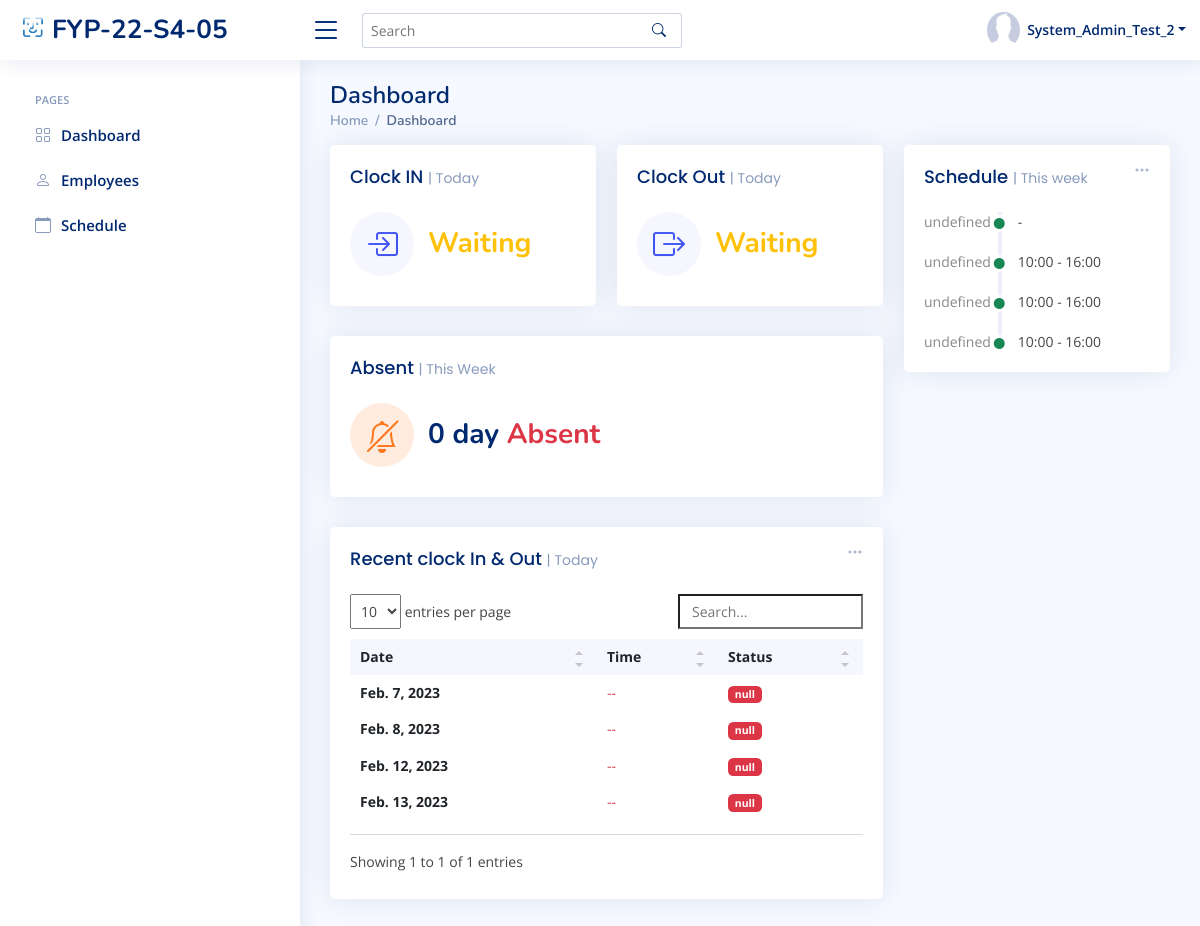
The page /HR/home/ (signed in) on the database as committed earlier.
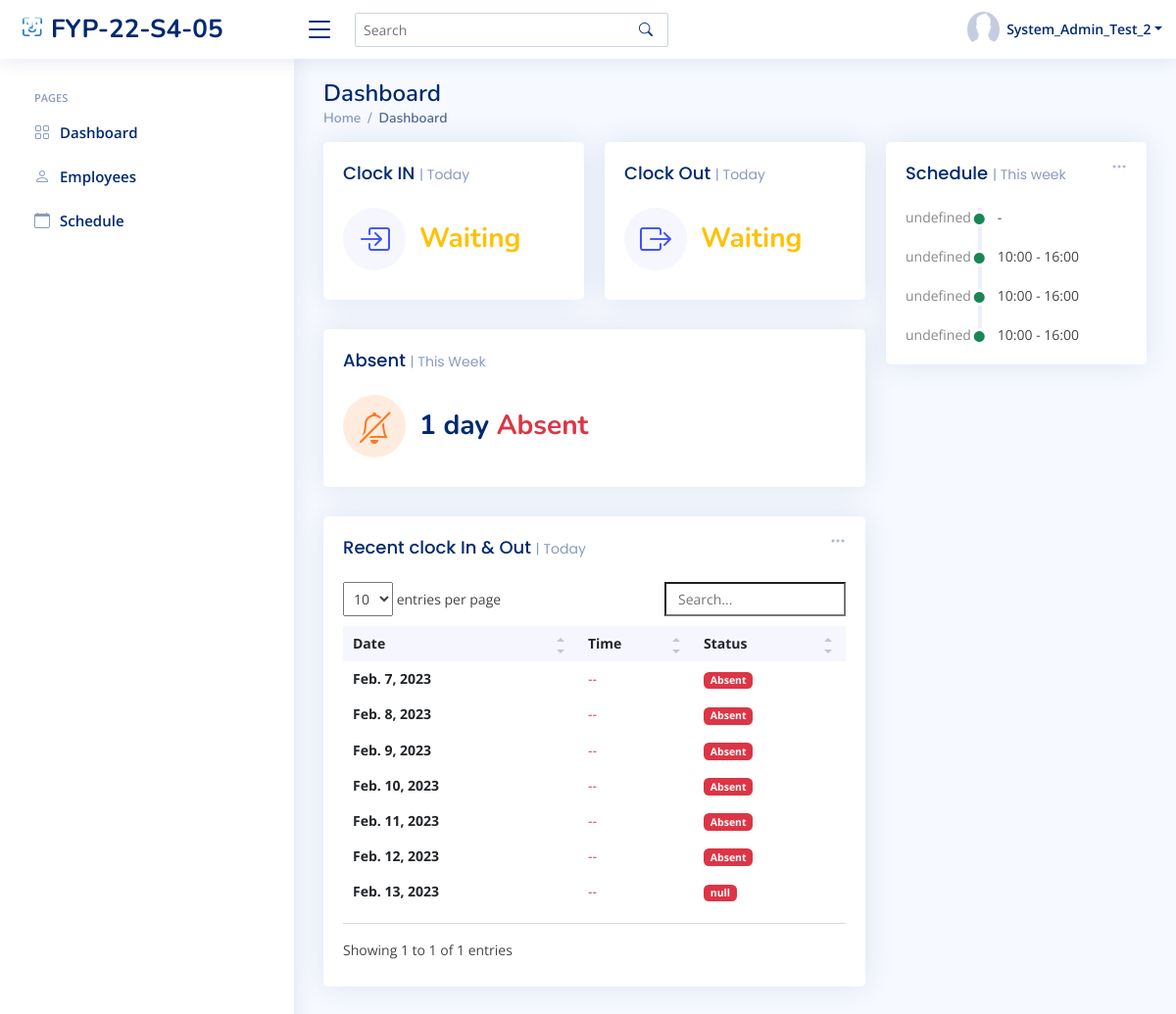
The same page on the database as committed later.
### index/models.py (models this page shows, shortened)
class WorkSchedule(models.Model):
	WorkSchedule_id = models.BigAutoField(primary_key=True)
	Employee = models.ForeignKey(Employee,on_delete=models.DO_NOTHING)
	AttendanDate = models.DateField(null=True)
	InTime = models.TimeField(max_length=256, null=True, blank=True)
	OutTime = models.TimeField(max_length=256, null=True, blank=True)
	Mark = models.CharField(max_length=256,null=True)
	StartDate = models.DateField()
	EndDate = models.DateField()
	StartTime = models.TimeField(null=True)
	EndTime = models.TimeField(null=True)
	class Meta:
		db_table = 'WorkSchedule'

### index/views/HR.py (the view)
# urls.py: path('HR/home/', HR.HR_home, name='HR_home'),
def HR_home(request):
	dt = datetime.strptime(currentDate, '%Y-%m-%d')
	start = dt - timedelta(days=dt.weekday() + 1)
	end = start + timedelta(days=6)
	startDate = start.strftime('%Y-%m-%d')
	endDate = end.strftime('%Y-%m-%d')
	if 'Employee_ID' in request.session:
		fourdates = date.today() - timedelta(days=4)
		currentEmployee = Employee.objects.get(Employee_ID=request.session['Employee_ID'])
		CheckIn=''
		CheckOut=''
		Marklist = ['off','mc']
		try:
			currentAtten = WorkSchedule.objects.filter(Employee_id=request.session['Employee_ID']).filter(Q(AttendanDate=currentDate)|Q(StartDate=currentDate))
			if currentAtten.Mark.lower() != 'off' or currentAtten.Mark.lower() != 'mc':
				CheckIn = currentAtten.InTime
				CheckOut = currentAtten.OutTime
			else:
				CheckIn = 'OFF'
				CheckOut='OFF'
		except (AttributeError,ObjectDoesNotExist):
			CheckIn = 'Waiting'
			CheckOut = 'Waiting'
		scheduleWeek = WorkSchedule.objects.filter(Employee_id=request.session['Employee_ID'], StartDate__lte=endDate,
												   StartDate__gte=startDate).exclude(Mark__in=Marklist).order_by('StartDate')
		CountAsent = WorkSchedule.objects.filter(Employee_id=request.session['Employee_ID'],AttendanDate__lte=currentDate, AttendanDate__gte=startDate).filter(Mark='Absent').count()
		RecentData = WorkSchedule.objects.filter(Employee_id=request.session['Employee_ID'],
												 AttendanDate__lte=currentDate).exclude(Mark__in=Marklist).order_by('AttendanDate', 'EndDate')
		context = {
			'Role' : currentEmployee.Role.Role_ID,
			'Employee_ID' : currentEmployee.Employee_ID,
			'Full_Name' : currentEmployee.Full_Name,
			'Job_Title' : currentEmployee.Job_Title,
			'PFP' : currentEmployee.Profile_Image.url,
			'Redata': RecentData,
			'count':CountAsent,
			'ScheduleWeek':scheduleWeek,
			'CheckIn':CheckIn,
			'CheckOut':CheckOut,
		}
		return render(request, 'HR/HR_home.html', context)
	else:
		messages.error(request, 'Please login first')
		return redirect('login')

### templates/HR/HR_home.html (shortened to what the changed rows need)
{% extends "index/base.html" %}
{% load static %}
{% block content %}
  <main id="main" class="main">
    <div class="pagetitle">
      <h1>Dashboard</h1>
    </div>
    <section class="section dashboard">
      <div class="row">
        <div class="col-lg-8">
          <div class="row">
            <div class="col-xxl-4 col-xl-12">
              <div class="card info-card customers-card">
                <div class="card-body">
                  <div class="d-flex align-items-center">
                    <div class="ps-3">
                      <h6>{{count }} day <span class="text-danger">Absent</span></h6>
                    </div>
                  </div>
                </div>
              </div>
            </div>
            <div class="col-12">
              <div class="card recent-sales overflow-auto">
                <div class="card-body">
                  <table class="table table-borderless datatable">
                    <thead>
                      <tr>
                        <th scope="col">Date</th>
                        <th scope="col">Time</th>
                        <th scope="col">Status</th>
                      </tr>
                    </thead>
                      {% for Ad in Redata %}
                    <tbody>
                      <tr>
                        <th scope="row">{{ Ad.AttendanDate }}</th>
                        {% if Ad.Mark in 'Present' %}
                        <td><span class ="text-success">{{ Ad.InTime |date:"G:i" }}   --   {{ Ad.OutTime |date:"G:i" }}</span></td>
                        <td><span class="badge bg-success">{{ Ad.Mark }}</span></td>
                        {% elif Ad.Mark in 'Late' %}
                        <td><span class ="text-danger">{{ Ad.InTime |date:"G:i"}} </span>  --   {{ Ad.OutTime |date:"G:i"}}</td>
                        <td><span class="badge bg-success">{{ Ad.Mark }}</span></td>
                        {% elif Ad.Mark in 'leave early' %}
                        <td>{{ Ad.InTime|date:"G:i" }}   --   <span class ="text-danger">{{ Ad.OutTime |date:"G:i"}} </span></td>
                        <td><span class="badge bg-danger">{{ Ad.Mark }}</span></td>
                        {% else %}
                        <td><span class ="text-danger">{{ Ad.InTime |date:"G:i"}}   --   {{ Ad.OutTime |date:"G:i"}}</span></td>
                        <td><span class="badge bg-danger">{{ Ad.Mark }}</span></td>
                        {% endif %}
                      </tr>
                    </tbody>
                      {% endfor %}
                  </table>
                </div>
              </div>
            </div>
          </div>
        </div>
        <div class="col-lg-4">
          <div class="card">
            <div class="card-body">
              <div class="activity" id="activity">
                {% for Ad in ScheduleWeek %}
                <div class="activity-item d-flex">
                  <div class="activite-label week{{ forloop.counter }}" ></div>
                        <i class='bi bi-circle-fill activity-badge text-success align-self-start'></i>
                        <div class="activity-content">
                        {{ Ad.StartTime |date:"G:i"}} - {{ Ad.EndTime |date:"G:i"}} &#12288;
                            </div>
                </div>
                 {% endfor %}
              </div>
            </div>
          </div>
        </div>
      </div>
    </section>
  </main>
{% endblock content %}

Rows that differ between the two databases and show on the page:
changed WorkSchedule "Feb. 7, 2023": Mark "null" → "Absent"
changed WorkSchedule "Feb. 8, 2023": Mark "null" → "Absent"
now on this page (row edited): WorkSchedule: AttendanDate "Feb. 9, 2023", Mark "Absent", shown under "Recent clock In & Out | Today"
now on this page (row edited): WorkSchedule: AttendanDate "Feb. 10, 2023", Mark "Absent", shown under "Recent clock In & Out | Today"
now on this page (row edited): WorkSchedule: AttendanDate "Feb. 11, 2023", Mark "Absent", shown under "Recent clock In & Out | Today"
changed WorkSchedule "Feb. 12, 2023": Mark "null" → "Absent"
Other text that changed with them:
{{ count }}: "0" → "1"
